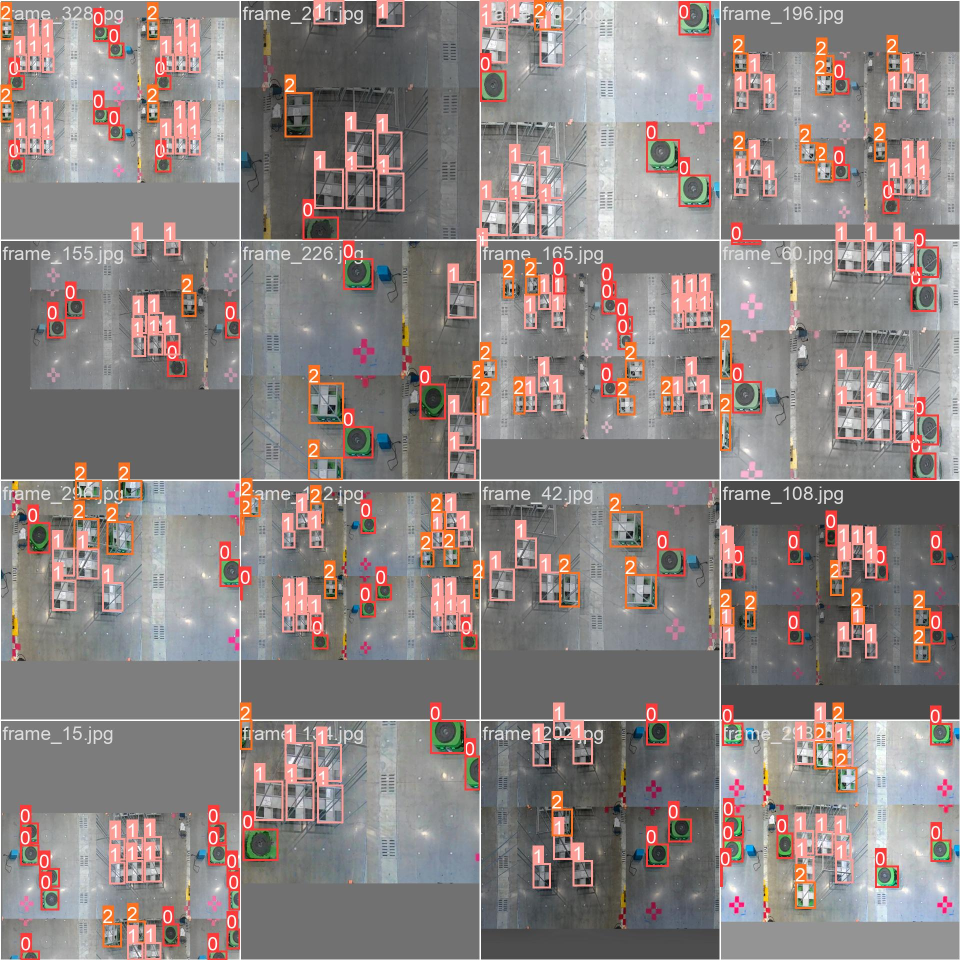
#> input picture DigitalTwinPython/YOLOv8/train_batch0.jpg, 1920 x 1920 px, given in place of stream1, which was not available (shown at 1/2 size)
$ python StitchTest.py
#> lines starting #> are read from the running program, lines starting #| are printed output that depends on the picture; pictures that were not available may be replaced by others from this repository, and a replacement may not be noted
### DigitalTwinPython/CameraTransformation.py
import cv2
import numpy as np

def createTopDownView(frame, matrix, new_width, new_height, target_width=None, target_height=None, rotate=False):
    # Apply the perspective warp to create the top-down view
    top_down_view = cv2.warpPerspective(frame, matrix, (new_width, new_height))

    # Optionally lower the resolution of the top-down view
    if target_width and target_height:
        top_down_view = cv2.resize(top_down_view, (target_width, target_height))

    if rotate:
        # Flip vertically and then rotate counter-clockwise
        top_down_view = cv2.flip(top_down_view, 0)
        top_down_view = cv2.rotate(top_down_view, cv2.ROTATE_90_COUNTERCLOCKWISE)
    else:
        # Just flip horizontally (updated as per your requirement)
        top_down_view = cv2.flip(top_down_view, 0)

    return top_down_view

def computeTransformationMatrix(points, rotate=False):
    new_width, new_height = (1080, 960) if rotate else (960, 1080)
    new_points = np.array([
        [0, 0],
        [new_width - 1, 0],
        [new_width - 1, new_height - 1],
        [0, new_height - 1]], dtype=np.float32)
    original_points = np.array(points, dtype=np.float32)
    matrix = cv2.getPerspectiveTransform(original_points, new_points)
    return matrix, new_width, new_height

### DigitalTwinPython/StitchTest.py
import cv2
import numpy as np
import signal

from CameraTransformation import createTopDownView, computeTransformationMatrix

# Define a flag to control the while loop
running = True

# Signal handler function
def signal_handler(sig, frame):
    global running
    print('Stopping gracefully...')
    running = False


# Register the signal handler for SIGINT (Ctrl+C)
signal.signal(signal.SIGINT, signal_handler)

def resizeFrameToMatch(frame1, frame2):
    height1, width1 = frame1.shape[:2]
    height2, width2 = frame2.shape[:2]
    if height1 < height2:
        scaling_factor = height2 / float(height1)
        frame1 = cv2.resize(frame1, None, fx=scaling_factor, fy=scaling_factor, interpolation=cv2.INTER_AREA)
    elif height1 > height2:
        scaling_factor = height1 / float(height2)
        frame2 = cv2.resize(frame2, None, fx=scaling_factor, fy=scaling_factor, interpolation=cv2.INTER_AREA)
    return frame1, frame2

def stitchFrames(frame1, frame2):
    frame1, frame2 = resizeFrameToMatch(frame1, frame2)
    return np.hstack((frame1, frame2))

# Placeholder for RTSP URLs
rtsp_url1 = "rtsp://141.165.40.33/stream1"
rtsp_url2 = "rtsp://141.165.40.34/stream1"

# Initialize video capture for the RTSP streams
cap1 = cv2.VideoCapture(rtsp_url1)
cap2 = cv2.VideoCapture(rtsp_url2)

# Assume transformation points are predefined for both cameras
points1 = [(1265, 1047), (1579, 333), (865, 91), (413, 513)]
points2 = [(1290, 982), (1526, 354), (979, 297), (596, 712)]

# Compute transformation matrices for both streams
matrix1, new_width1, new_height1 = computeTransformationMatrix(points1, rotate=True)
matrix2, new_width2, new_height2 = computeTransformationMatrix(points2, rotate=False)

while running:
    ret1, frame1 = cap1.read()
#> frame1 is the input picture: shape (1920, 1920, 3); mean B, G, R 128.4, 130.4, 140
    ret2, frame2 = cap2.read()

    if not ret1 or not ret2:
        print("Failed to grab frames.")
        break

    transformed_frame1 = createTopDownView(frame1, matrix1, new_width1, new_height1, rotate=True)
#> in createTopDownView, `top_down_view = cv2.warpPerspective(frame, matrix, (new_width, new_hei..`:
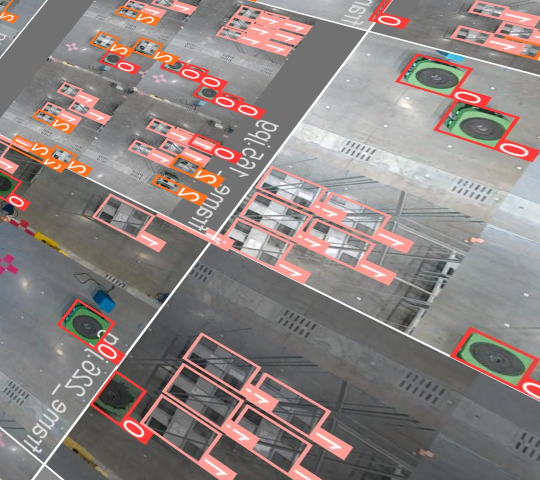
#> top_down_view: shape (960, 1080, 3) (shown at 1/2 size); mean B, G, R 127.6, 129.9, 140.3
#> in createTopDownView, `top_down_view = cv2.flip(top_down_view, 0)`:
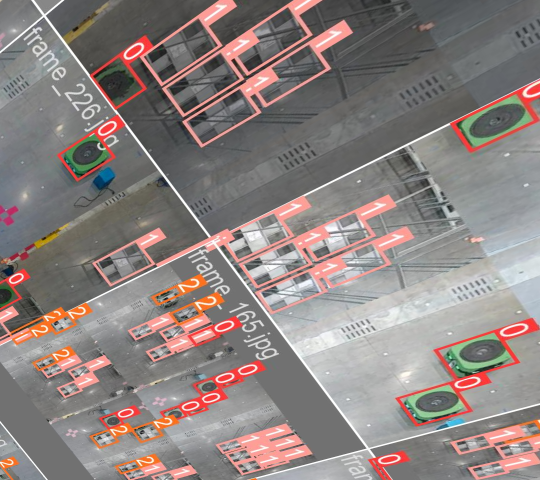
#> top_down_view: shape (960, 1080, 3) (shown at 1/2 size); mean B, G, R 127.6, 129.9, 140.3
#> in createTopDownView, `top_down_view = cv2.rotate(top_down_view, cv2.ROTATE_90_COUNTERCLOCKWI..`:
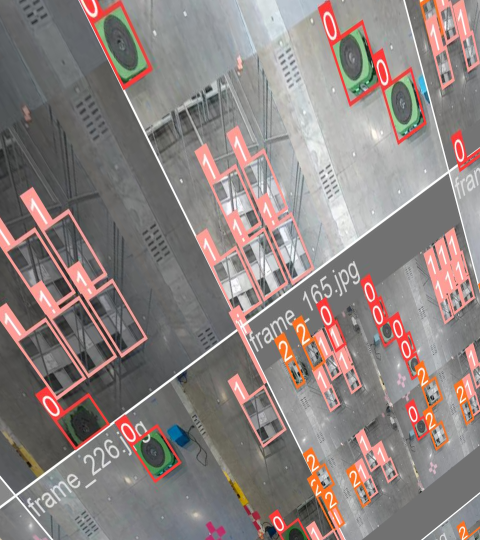
#> top_down_view: shape (1080, 960, 3) (shown at 1/2 size); mean B, G, R 127.6, 129.9, 140.3
    transformed_frame2 = createTopDownView(frame2, matrix2, new_width2, new_height2)
#> call 2 of createTopDownView, with matrix = array of shape (3, 3), new_width = 960, new_height = 1080, rotate = False
#> in createTopDownView (call 2), `top_down_view = cv2.warpPerspective(frame, matrix, (new_width, new_hei..`:
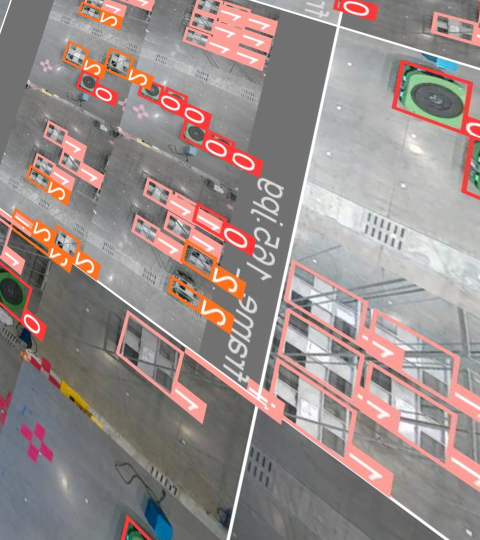
#> top_down_view: shape (1080, 960, 3) (shown at 1/2 size); mean B, G, R 136.9, 139.5, 152
#> in createTopDownView (call 2), `top_down_view = cv2.flip(top_down_view, 0)`:
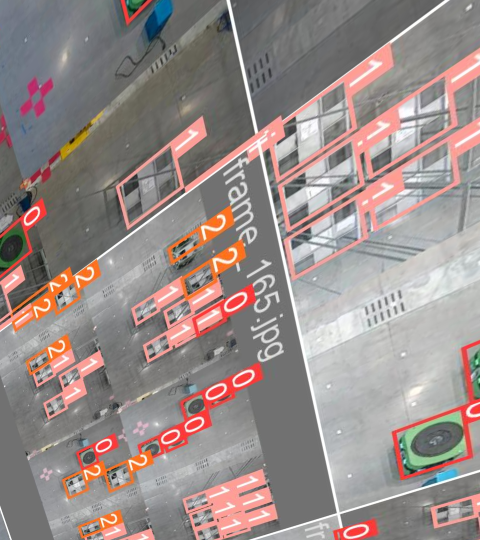
#> top_down_view: shape (1080, 960, 3) (shown at 1/2 size); mean B, G, R 136.9, 139.5, 152

    stitched_frame = stitchFrames(transformed_frame2, transformed_frame1)
#> in stitchFrames, `return np.hstack((frame1, frame2))`:
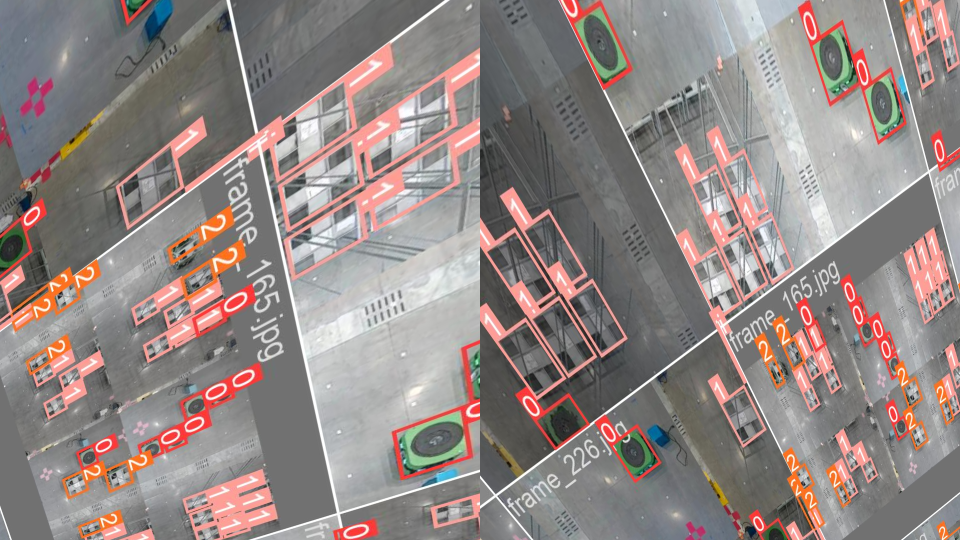
#> returned value: shape (1080, 1920, 3) (shown at 1/2 size); mean of channels 0, 1, 2 132.2, 134.7, 146.1; drawn as B, G, R

    # Display the resulting frame
    cv2.imshow('Stitched Frame', stitched_frame)

    # Check for 'q' key to stop the program
    if cv2.waitKey(1) & 0xFF == ord('q'):
#> (key q is pressed here)
        break

# Release everything if job is finished
cap1.release()
cap2.release()
cv2.destroyAllWindows()

$ run again, on DigitalTwinPython/YOLOv8/train_batch1.jpg
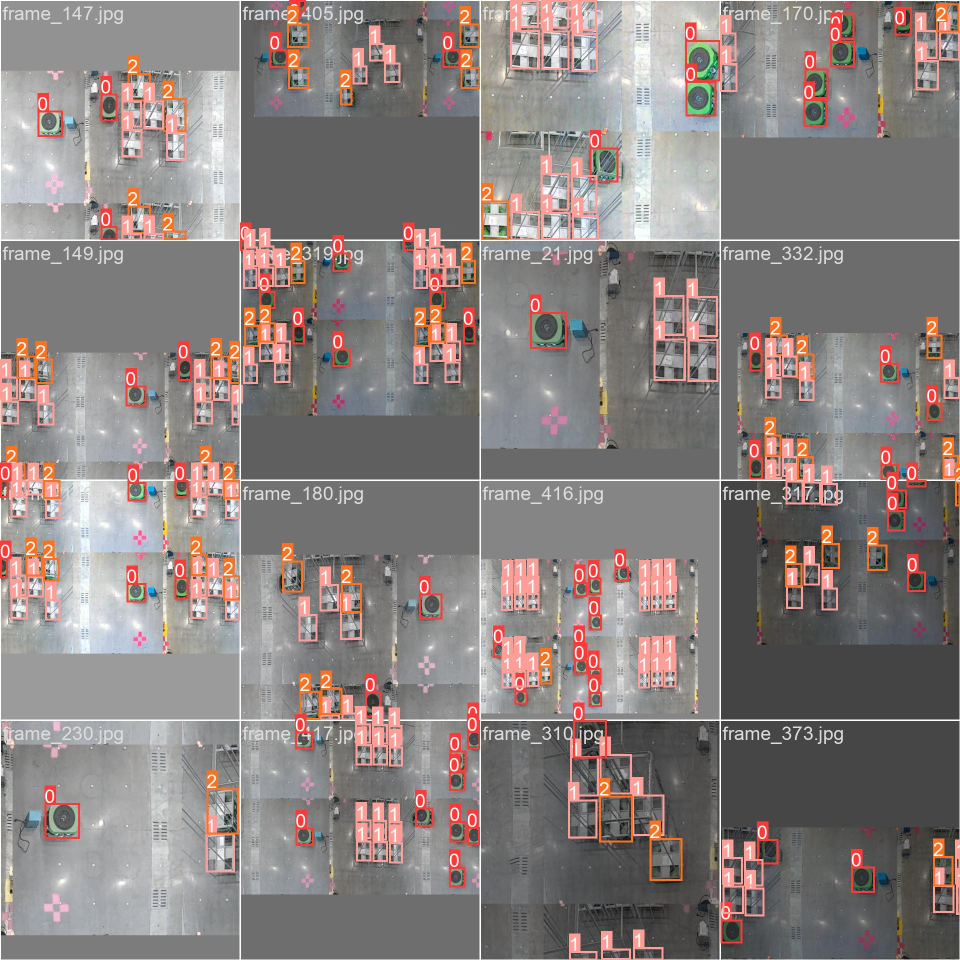
#> input picture DigitalTwinPython/YOLOv8/train_batch1.jpg, 1920 x 1920 px, given in place of stream1, which was not available (shown at 1/2 size)
#> frame1 is the input picture: shape (1920, 1920, 3); mean B, G, R 127.2, 129.2, 138.2
#> in createTopDownView (call 2), `top_down_view = cv2.flip(top_down_view, 0)`:
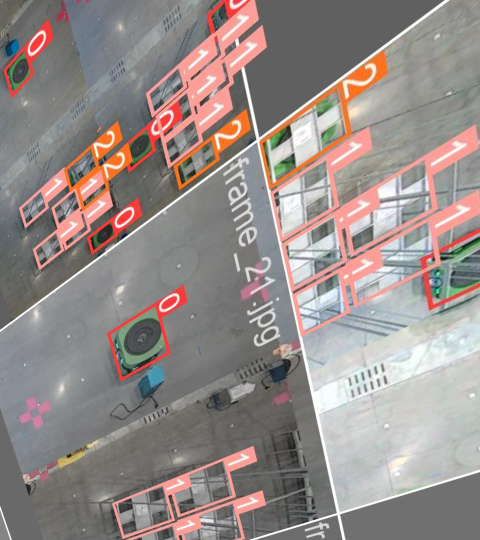
#> top_down_view: shape (1080, 960, 3) (shown at 1/2 size); mean B, G, R 137.2, 140.1, 150
#> in stitchFrames, `return np.hstack((frame1, frame2))`:
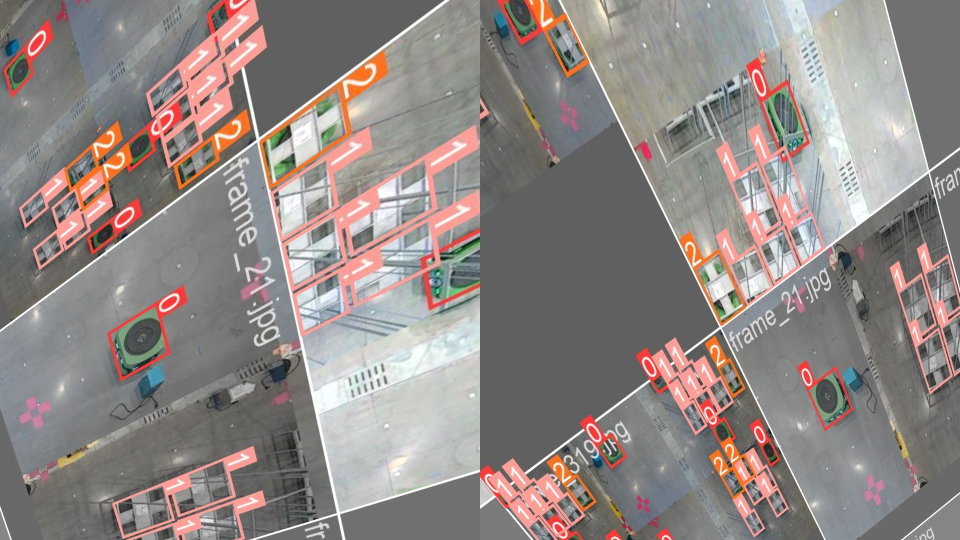
#> returned value: shape (1080, 1920, 3) (shown at 1/2 size); mean of channels 0, 1, 2 132.9, 135.7, 144.4; drawn as B, G, R

$ run again, on DigitalTwinPython/YOLOv8/train_batch2.jpg
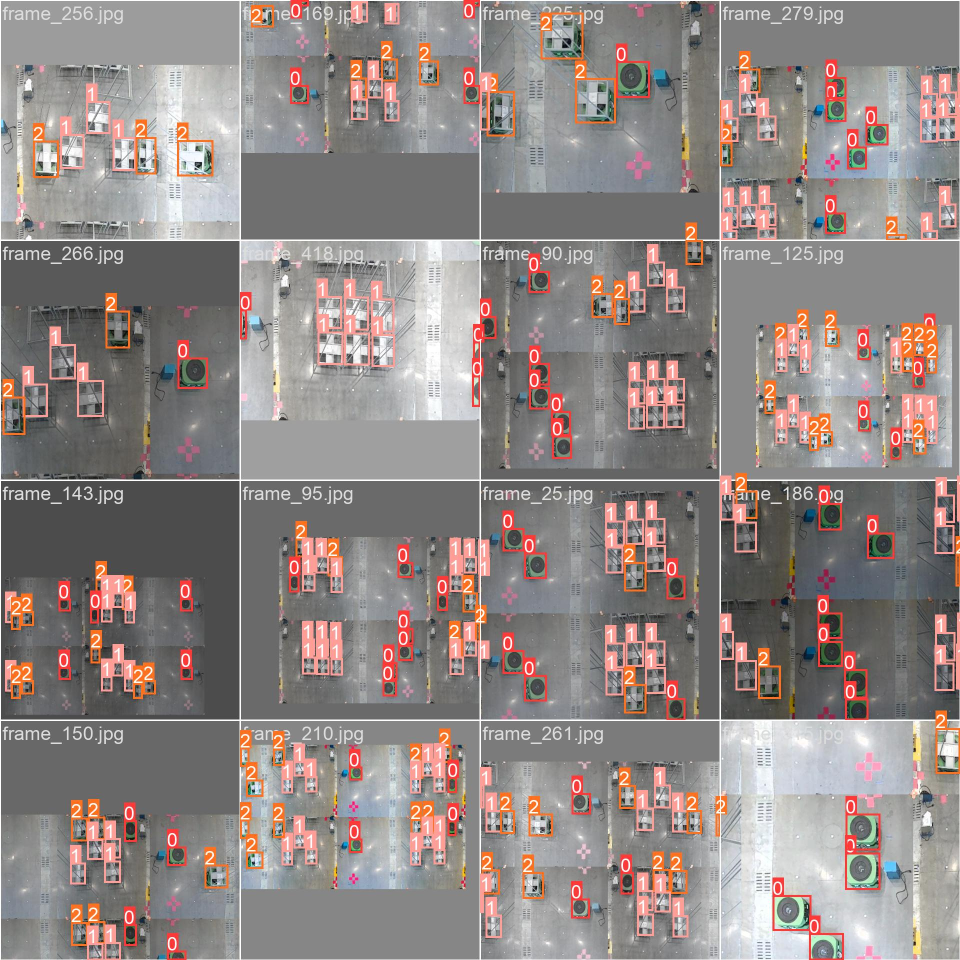
#> input picture DigitalTwinPython/YOLOv8/train_batch2.jpg, 1920 x 1920 px, given in place of stream1, which was not available (shown at 1/2 size)
#> frame1 is the input picture: shape (1920, 1920, 3); mean B, G, R 132.6, 135, 144.4
#> in createTopDownView (call 2), `top_down_view = cv2.flip(top_down_view, 0)`:
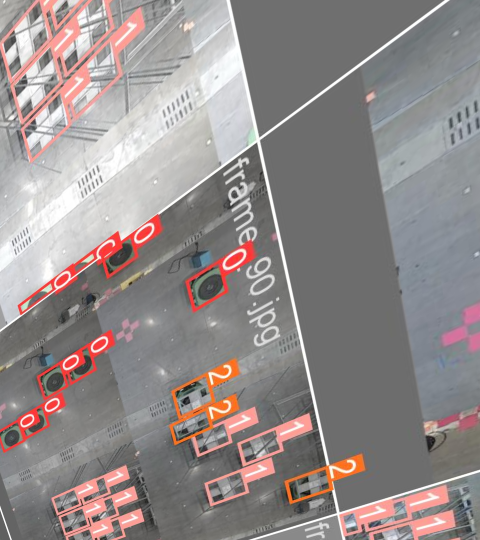
#> top_down_view: shape (1080, 960, 3) (shown at 1/2 size); mean B, G, R 139.1, 139.5, 147.5
#> in stitchFrames, `return np.hstack((frame1, frame2))`:
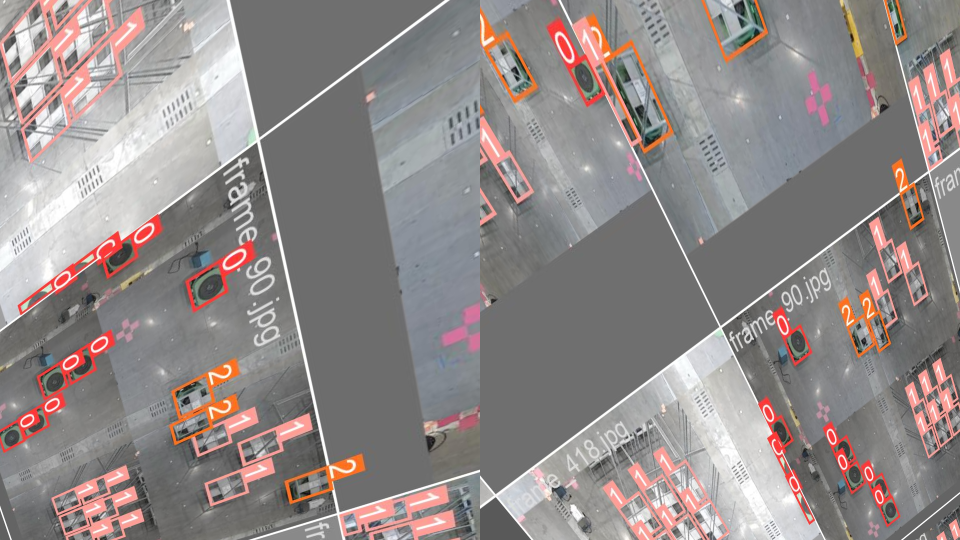
#> returned value: shape (1080, 1920, 3) (shown at 1/2 size); mean of channels 0, 1, 2 137, 137.9, 145.6; drawn as B, G, R

$ run again, on DigitalTwinPython/YOLOv8/val_batch0_pred.jpg
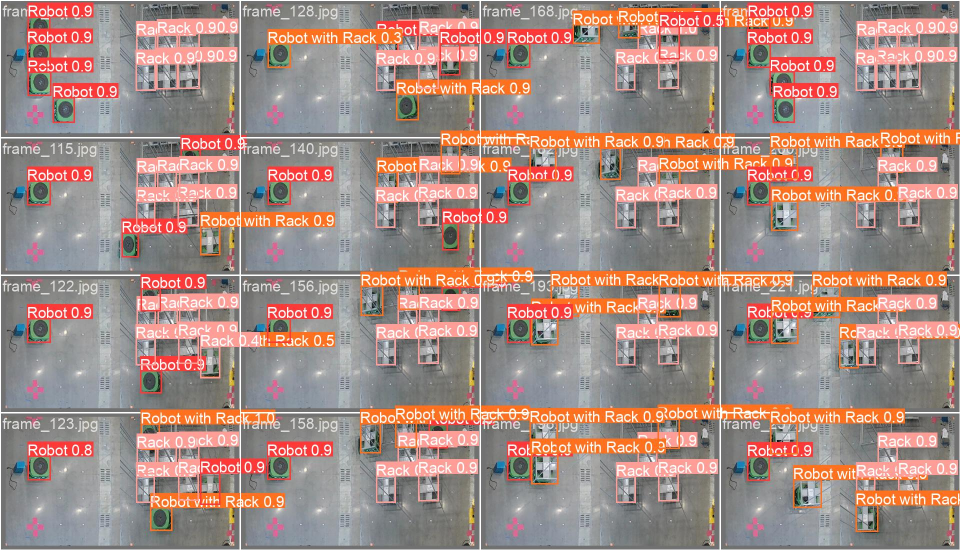
#> input picture DigitalTwinPython/YOLOv8/val_batch0_pred.jpg, 1920 x 1100 px, given in place of stream1, which was not available (shown at 1/2 size)
#> frame1 is the input picture: shape (1100, 1920, 3); mean B, G, R 132.4, 139.4, 163.4
#> in createTopDownView (call 2), `top_down_view = cv2.flip(top_down_view, 0)`:
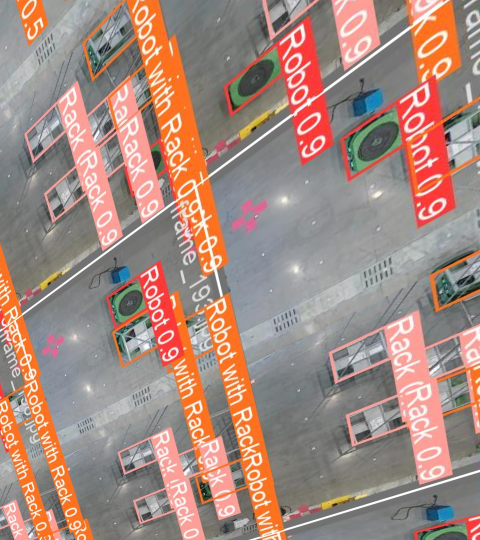
#> top_down_view: shape (1080, 960, 3) (shown at 1/2 size); mean B, G, R 128.7, 138.2, 165
#> in stitchFrames, `return np.hstack((frame1, frame2))`:
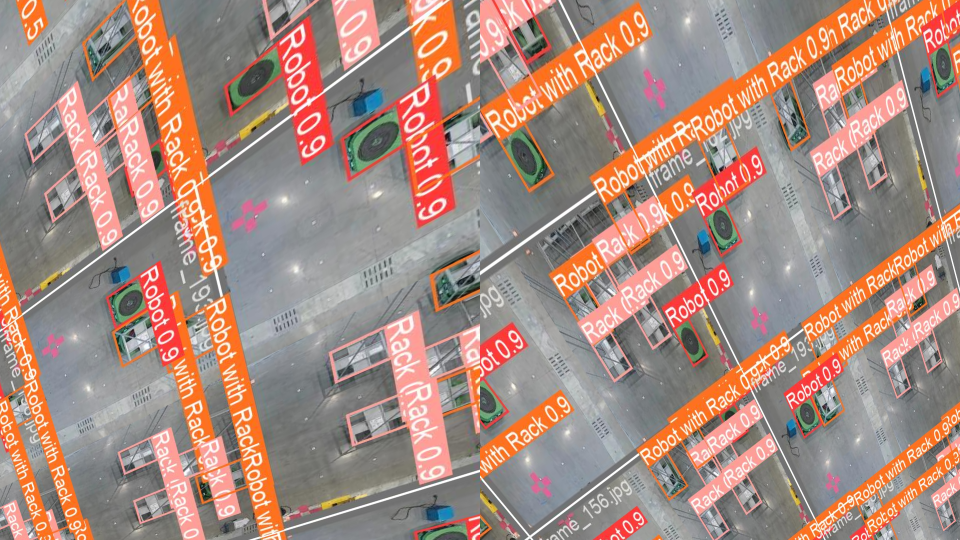
#> returned value: shape (1080, 1920, 3) (shown at 1/2 size); mean of channels 0, 1, 2 128.3, 138.7, 166.2; drawn as B, G, R
